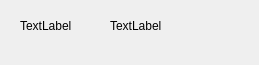
<?xml version="1.0" encoding="UTF-8"?>
<ui version="4.0">
 <class>GroupItem</class>
 <widget class="QWidget" name="GroupItem">
  <property name="geometry">
   <rect>
    <x>0</x>
    <y>0</y>
    <width>259</width>
    <height>65</height>
   </rect>
  </property>
  <property name="minimumSize">
   <size>
    <width>259</width>
    <height>65</height>
   </size>
  </property>
  <property name="windowTitle">
   <string>Form</string>
  </property>
  <widget class="QLabel" name="label">
   <property name="geometry">
    <rect>
     <x>20</x>
     <y>20</y>
     <width>54</width>
     <height>12</height>
    </rect>
   </property>
   <property name="text">
    <string>TextLabel</string>
   </property>
  </widget>
  <widget class="QLabel" name="label_2">
   <property name="geometry">
    <rect>
     <x>110</x>
     <y>20</y>
     <width>54</width>
     <height>12</height>
    </rect>
   </property>
   <property name="text">
    <string>TextLabel</string>
   </property>
  </widget>
 </widget>
 <resources/>
 <connections/>
</ui>
